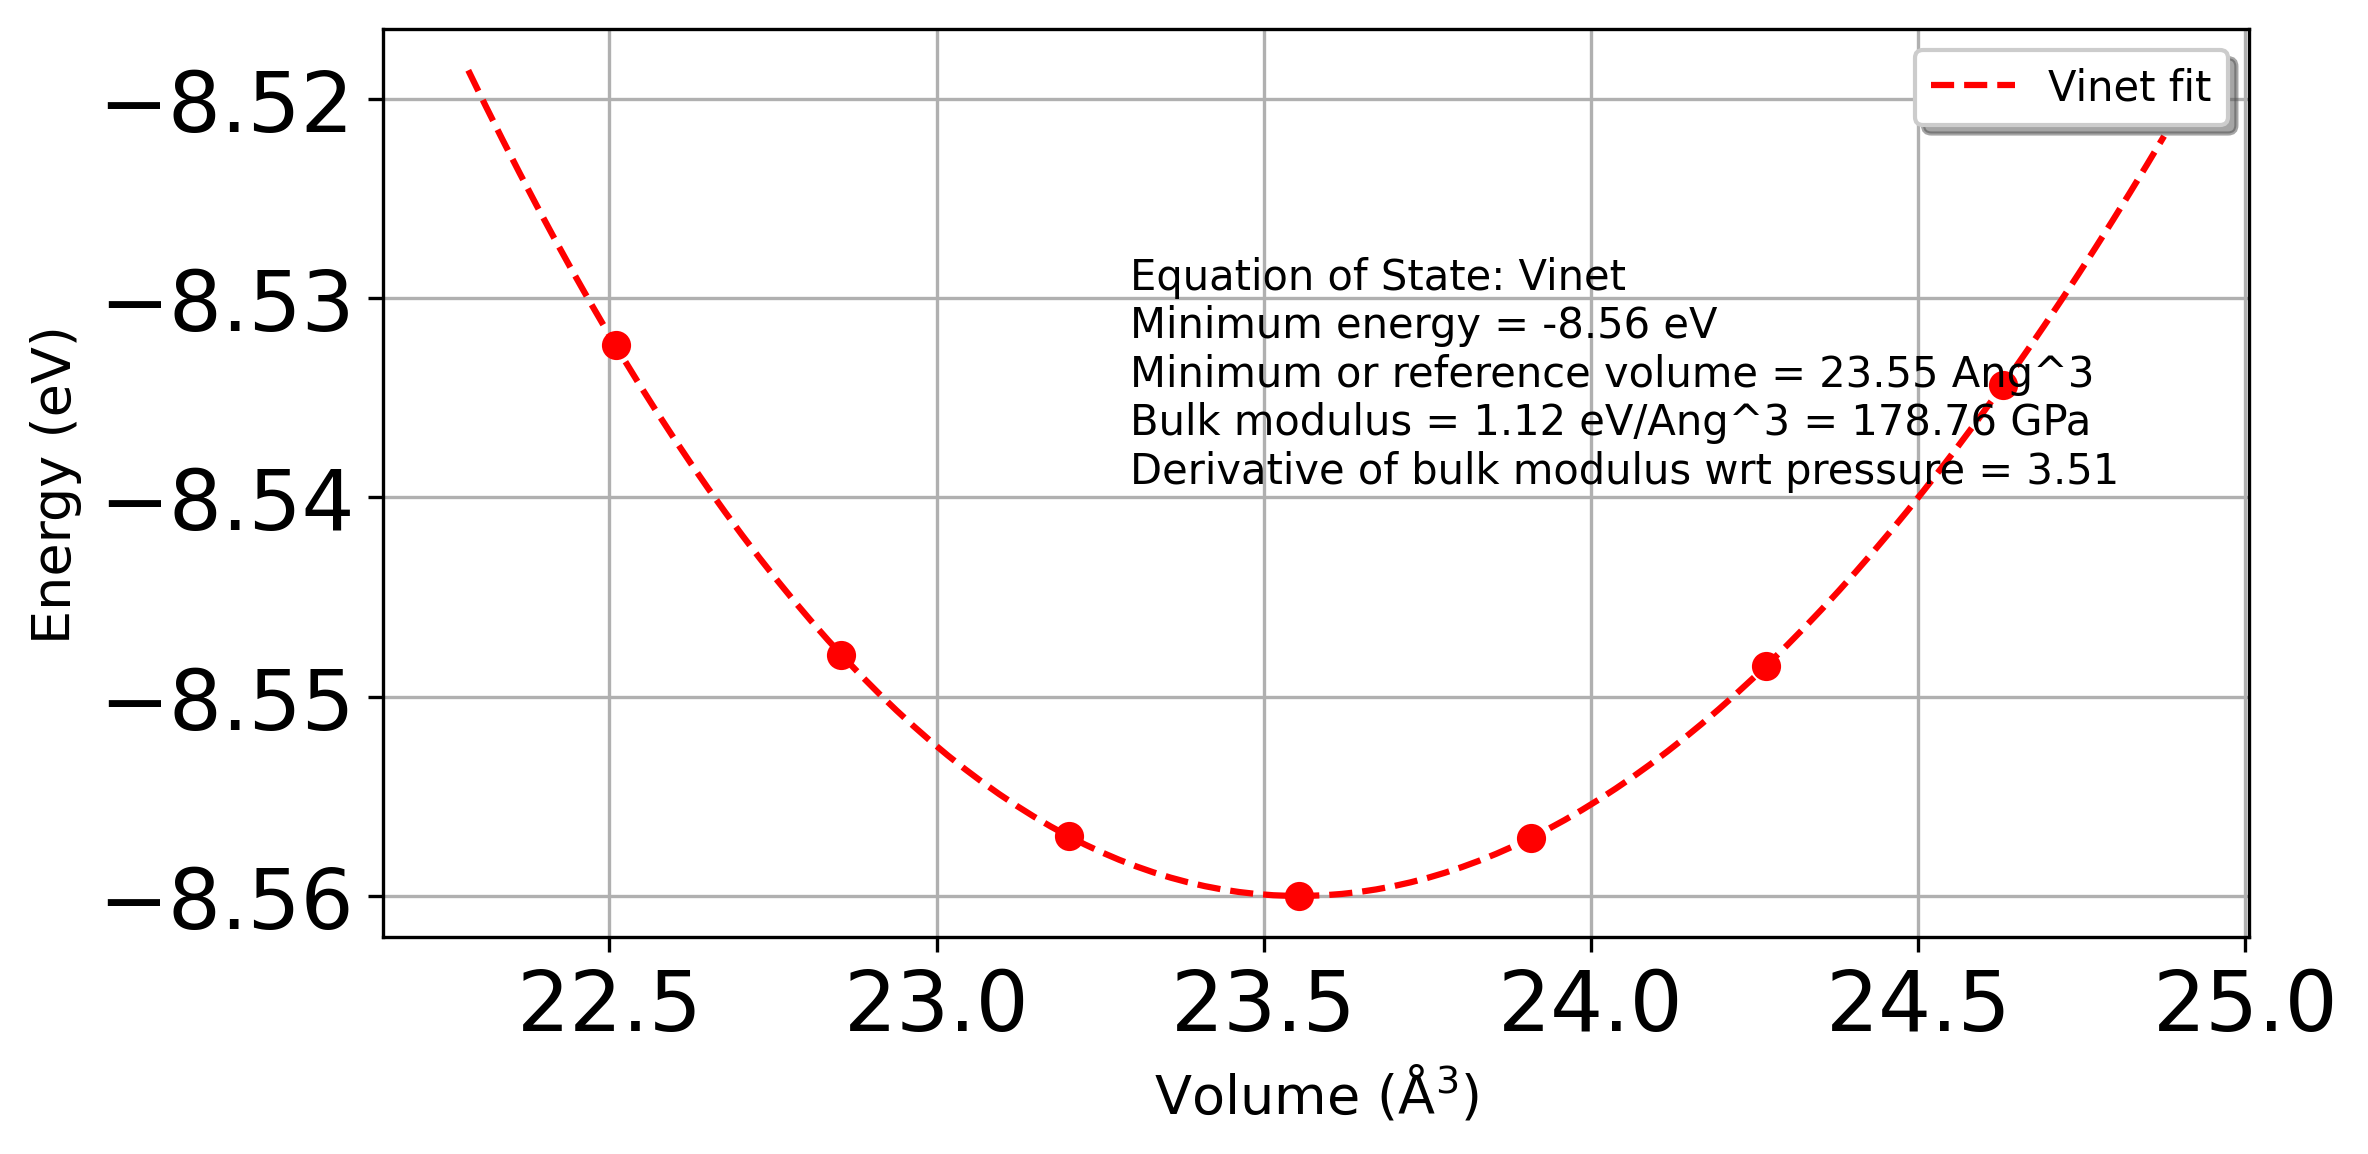

This chart was generated by the following Python code:
#!/usr/bin/env python3

import numpy as np
import fileinput
import sys, string, os
import ctypes
import matplotlib.pyplot as plt

from pymatgen.analysis.eos import EOS,EOSBase




f = open('ene_vs_vol.dat','r')
l = f.readlines()
f.close

x = []
y = []

for i in l:
    x.append(float(i.split()[0]))
    y.append(float(i.split()[1]))

vol = np.array(x)
ene = np.array(y)

eos = EOS(eos_name='vinet')
#eos = EOS(eos_name='murnaghan')
eos_fit = eos.fit(vol, ene)

eos_fit.plot()

ax = plt.gca()

ax.set_xlabel(r"Volume ($\mathrm{\AA}^3$)", fontsize=13)
ax.set_ylabel("Energy (eV)", fontsize=13)

plt.tight_layout()
plt.savefig("eos.png", dpi=300, bbox_inches="tight")
plt.show()
plt.close()

print("EOS:")

#eos_fit.plot()
print("B0(GPa)=",eos_fit.b0_GPa)
print("E0(eV)=",eos_fit.e0)
print("v0(A^3)=",eos_fit.v0)
print("dB0=",eos_fit.b1)
